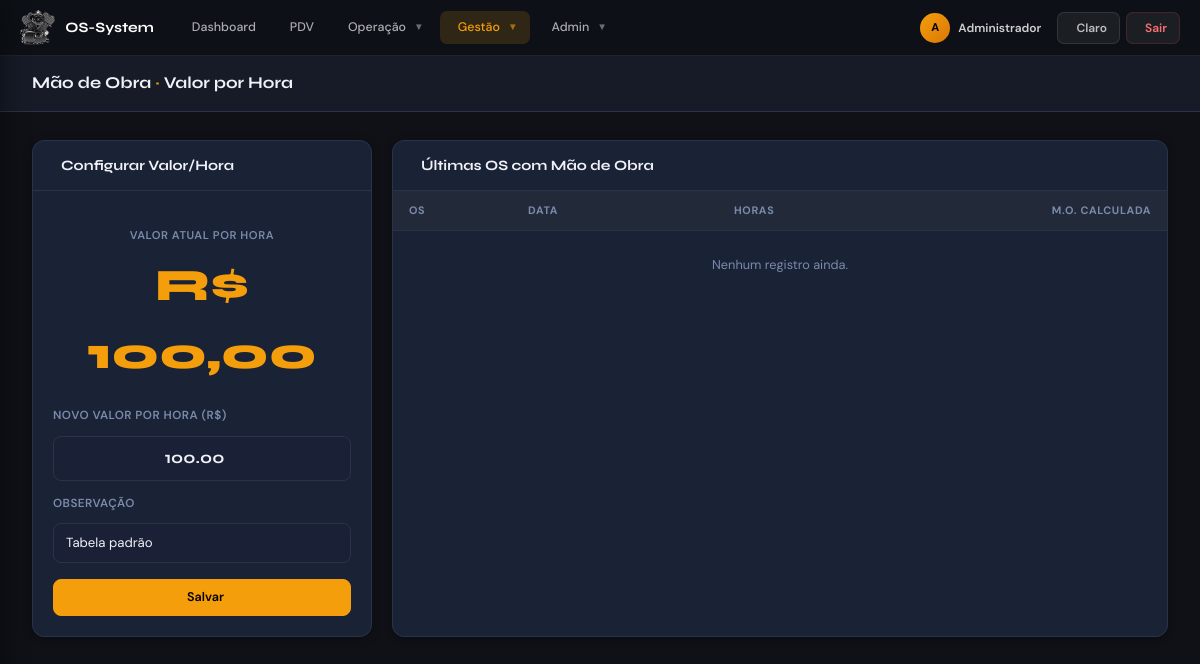
Page /modules/mao_de_obra/mao_de_obra.php (signed in) on the committed database.
### tables this page shows
CREATE TABLE IF NOT EXISTS `mao_de_obra` (
  `id`          INT AUTO_INCREMENT PRIMARY KEY,
  `valor_hora`  DECIMAL(10,2) NOT NULL DEFAULT 0.00,
  `descricao`   VARCHAR(255) DEFAULT NULL,
  `ativo`       TINYINT(1) DEFAULT 1,
  `created_at`  TIMESTAMP DEFAULT CURRENT_TIMESTAMP,
  `updated_at`  TIMESTAMP DEFAULT CURRENT_TIMESTAMP ON UPDATE CURRENT_TIMESTAMP
);

### modules/mao_de_obra/mao_de_obra.php (the view, shortened to what this page needs)
<?php
require_once '../../config/config.php';
try { $db->exec("CREATE TABLE IF NOT EXISTS mao_de_obra (id INT AUTO_INCREMENT PRIMARY KEY, valor_hora DECIMAL(10,2) NOT NULL DEFAULT 0.00, descricao VARCHAR(255), ativo TINYINT(1) DEFAULT 1, created_at TIMESTAMP DEFAULT CURRENT_TIMESTAMP, updated_at TIMESTAMP DEFAULT CURRENT_TIMESTAMP ON UPDATE CURRENT_TIMESTAMP)"); } catch(Exception $e) {}
$atual = $db->query("SELECT * FROM mao_de_obra ORDER BY id DESC LIMIT 1")->fetch(PDO::FETCH_ASSOC);
$historico = $db->query("SELECT os.numero_os, os.data_abertura, SUM(oss.quantidade * oss.valor_unitario) as total, SUM(s.tempo_estimado * oss.quantidade) as total_min FROM os_servicos oss JOIN ordens_servico os ON oss.os_id=os.id JOIN servicos s ON oss.servico_id=s.id GROUP BY os.id ORDER BY os.data_abertura DESC LIMIT 10")->fetchAll(PDO::FETCH_ASSOC);
?>
<?php include '../../includes/sidebar.php'; ?>
<header class="os-topbar">
  <div class="topbar-title">Mão de Obra <span style="color:var(--accent)">·</span> Valor por Hora</div>
</header>
<main class="os-content">
<div style="display:grid;grid-template-columns:340px 1fr;gap:20px">
  <div class="os-card">
    <div class="os-card-header"><div class="os-card-title"><i class="ph-bold ph-clock"></i> Configurar Valor/Hora</div></div>
    <div class="os-card-body">
      <div style="text-align:center;padding:16px 0 20px">
        <div style="font-size:.75rem;color:var(--text-muted);text-transform:uppercase;letter-spacing:.05em;font-weight:600;margin-bottom:8px">Valor Atual por Hora</div>
        <div style="font-family:'Syne',sans-serif;font-size:3rem;font-weight:800;color:var(--accent)">
          R$ <?= number_format($atual['valor_hora'] ?? 0, 2, ',', '.') ?>
        </div>
      </div>
      <form method="POST">
        <div class="os-form-group" style="margin-bottom:14px">
          <label class="os-label">Novo Valor por Hora (R$)</label>
          <input type="number" name="valor_hora" class="os-input" step="0.01" min="0"
                 value="<?= number_format($atual['valor_hora'] ?? 0, 2, '.', '') ?>" style="font-size:1.1rem;text-align:center;font-family:'Syne',sans-serif;font-weight:700">
        </div>
        <div class="os-form-group" style="margin-bottom:16px">
          <label class="os-label">Observação</label>
          <input type="text" name="descricao" class="os-input" value="<?= htmlspecialchars($atual['descricao'] ?? '') ?>" placeholder="Ex: Revisão de tabela Jan/2025">
        </div>
        <button type="submit" class="btn-os btn-os-primary" style="width:100%;justify-content:center"><i class="ph-bold ph-floppy-disk"></i> Salvar</button>
      </form>
    </div>
  </div>
  <div class="os-card">
    <div class="os-card-header"><div class="os-card-title"><i class="ph-bold ph-list-checks"></i> Últimas OS com Mão de Obra</div></div>
    <div class="os-card-body" style="padding:0">
      <table class="os-table">
        <thead><tr><th>OS</th><th>Data</th><th style="text-align:center">Horas</th><th style="text-align:right">M.O. Calculada</th></tr></thead>
        <tbody>
          <?php if (empty($historico)): ?><tr><td colspan="4" style="text-align:center;color:var(--text-muted);padding:24px">Nenhum registro ainda.</td></tr><?php endif; ?>
        </tbody>
      </table>
    </div>
  </div>
</div>
</main>
<?php include '../../includes/footer.php'; ?>

### includes/sidebar.php (style rules this page uses)
.os-topbar { top: 56px; }

### rows in the picture
mao_de_obra: valor_hora "100,00", valor_hora "100.00", descricao "Tabela padrão"

### other values in the picture
$_sistemaConfig['nome_sistema'] "OS-System"
$iniciais "A"
$usuario['nome'] "Administrador"
